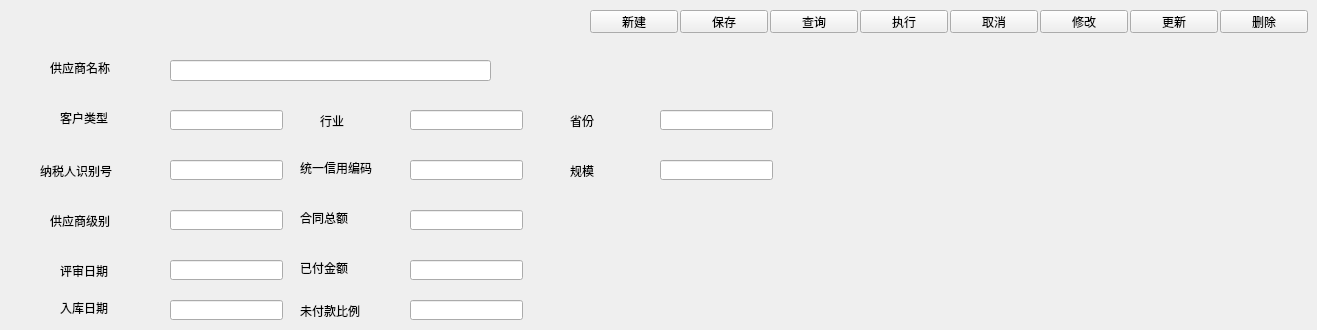
    <widget class="QWidget" name="Dtab_Supppiler">
     <attribute name="title">
      <string>供应商详情</string>
     </attribute>
     <widget class="QLabel" name="lb_Supppiler_OrgCode">
      <property name="geometry">
       <rect>
        <x>300</x>
        <y>160</y>
        <width>101</width>
        <height>16</height>
       </rect>
      </property>
      <property name="text">
       <string>统一信用编码</string>
      </property>
     </widget>
     <widget class="QLabel" name="lb_Supppiler_Level">
      <property name="geometry">
       <rect>
        <x>50</x>
        <y>210</y>
        <width>81</width>
        <height>21</height>
       </rect>
      </property>
      <property name="text">
       <string>供应商级别</string>
      </property>
     </widget>
     <widget class="QLabel" name="lb_Supppiler_CreateDT">
      <property name="geometry">
       <rect>
        <x>60</x>
        <y>300</y>
        <width>71</width>
        <height>16</height>
       </rect>
      </property>
      <property name="text">
       <string>入库日期</string>
      </property>
     </widget>
     <widget class="QLabel" name="lb_Supppiler_LevelDT">
      <property name="geometry">
       <rect>
        <x>60</x>
        <y>260</y>
        <width>81</width>
        <height>21</height>
       </rect>
      </property>
      <property name="text">
       <string>评审日期</string>
      </property>
     </widget>
     <widget class="QLabel" name="lb_Supppiler_Tax">
      <property name="geometry">
       <rect>
        <x>40</x>
        <y>160</y>
        <width>101</width>
        <height>21</height>
       </rect>
      </property>
      <property name="text">
       <string>纳税人识别号</string>
      </property>
     </widget>
     <widget class="QLabel" name="lb_Supppiler_Payed">
      <property name="geometry">
       <rect>
        <x>300</x>
        <y>260</y>
        <width>81</width>
        <height>16</height>
       </rect>
      </property>
      <property name="text">
       <string>已付金额</string>
      </property>
     </widget>
     <widget class="QLabel" name="lb_Supppiler_Amount">
      <property name="geometry">
       <rect>
        <x>300</x>
        <y>210</y>
        <width>81</width>
        <height>16</height>
       </rect>
      </property>
      <property name="text">
       <string>合同总额</string>
      </property>
     </widget>
     <widget class="QLabel" name="lb_Supppiler_UnPayPct">
      <property name="geometry">
       <rect>
        <x>300</x>
        <y>300</y>
        <width>91</width>
        <height>21</height>
       </rect>
      </property>
      <property name="text">
       <string>未付款比例</string>
      </property>
     </widget>
     <widget class="QLineEdit" name="lEdit_Supppiler_BusinessNo">
      <property name="geometry">
       <rect>
        <x>410</x>
        <y>160</y>
        <width>113</width>
        <height>20</height>
       </rect>
      </property>
     </widget>
     <widget class="QLineEdit" name="lEdit_Supppiler_Level">
      <property name="geometry">
       <rect>
        <x>170</x>
        <y>210</y>
        <width>113</width>
        <height>20</height>
       </rect>
      </property>
     </widget>
     <widget class="QLineEdit" name="lEdit_Supppiler_FstDT">
      <property name="geometry">
       <rect>
        <x>170</x>
        <y>300</y>
        <width>113</width>
        <height>20</height>
       </rect>
      </property>
     </widget>
     <widget class="QLineEdit" name="lEdit_Supppiler_CheckDT">
      <property name="geometry">
       <rect>
        <x>170</x>
        <y>260</y>
        <width>113</width>
        <height>20</height>
       </rect>
      </property>
     </widget>
     <widget class="QLineEdit" name="lEdit_Supppiler_TaxNo">
      <property name="geometry">
       <rect>
        <x>170</x>
        <y>160</y>
        <width>113</width>
        <height>20</height>
       </rect>
      </property>
     </widget>
     <widget class="QLineEdit" name="lEdit_Supppiler_Amount">
      <property name="geometry">
       <rect>
        <x>410</x>
        <y>210</y>
        <width>113</width>
        <height>20</height>
       </rect>
      </property>
     </widget>
     <widget class="QLineEdit" name="lEdit_Supppiler_Pay">
      <property name="geometry">
       <rect>
        <x>410</x>
        <y>260</y>
        <width>113</width>
        <height>20</height>
       </rect>
      </property>
     </widget>
     <widget class="QLineEdit" name="lEdit_Supppiler_unPayPct">
      <property name="geometry">
       <rect>
        <x>410</x>
        <y>300</y>
        <width>113</width>
        <height>20</height>
       </rect>
      </property>
     </widget>
     <widget class="QPushButton" name="pbtn_Supppiler_Query">
      <property name="geometry">
       <rect>
        <x>770</x>
        <y>10</y>
        <width>88</width>
        <height>23</height>
       </rect>
      </property>
      <property name="text">
       <string>查询</string>
      </property>
     </widget>
     <widget class="QPushButton" name="pbtn_Supppiler_Cancel">
      <property name="geometry">
       <rect>
        <x>950</x>
        <y>10</y>
        <width>88</width>
        <height>23</height>
       </rect>
      </property>
      <property name="text">
       <string>取消</string>
      </property>
     </widget>
     <widget class="QPushButton" name="pbtn_Supppiler_Save">
      <property name="geometry">
       <rect>
        <x>680</x>
        <y>10</y>
        <width>88</width>
        <height>23</height>
       </rect>
      </property>
      <property name="text">
       <string>保存</string>
      </property>
     </widget>
     <widget class="QPushButton" name="pbtn_Supppiler_Update">
      <property name="geometry">
       <rect>
        <x>1130</x>
        <y>10</y>
        <width>88</width>
        <height>23</height>
       </rect>
      </property>
      <property name="text">
       <string>更新</string>
      </property>
     </widget>
     <widget class="QPushButton" name="pbtn_Supppiler_Delete">
      <property name="geometry">
       <rect>
        <x>1220</x>
        <y>10</y>
        <width>88</width>
        <height>23</height>
       </rect>
      </property>
      <property name="text">
       <string>删除</string>
      </property>
     </widget>
     <widget class="QPushButton" name="pbtn_Supppiler_Modify">
      <property name="geometry">
       <rect>
        <x>1040</x>
        <y>10</y>
        <width>88</width>
        <height>23</height>
       </rect>
      </property>
      <property name="text">
       <string>修改</string>
      </property>
     </widget>
     <widget class="QPushButton" name="pbtn_Supppiler_Run">
      <property name="geometry">
       <rect>
        <x>860</x>
        <y>10</y>
        <width>88</width>
        <height>23</height>
       </rect>
      </property>
      <property name="text">
       <string>执行</string>
      </property>
     </widget>
     <widget class="QPushButton" name="pbtn_Supppiler_New">
      <property name="geometry">
       <rect>
        <x>590</x>
        <y>10</y>
        <width>88</width>
        <height>23</height>
       </rect>
      </property>
      <property name="text">
       <string>新建</string>
      </property>
     </widget>
     <widget class="QLineEdit" name="lEdit_Supppiler_Name">
      <property name="geometry">
       <rect>
        <x>170</x>
        <y>60</y>
        <width>321</width>
        <height>21</height>
       </rect>
      </property>
     </widget>
     <widget class="QLabel" name="lb_Supppiler_Name">
      <property name="geometry">
       <rect>
        <x>50</x>
        <y>60</y>
        <width>91</width>
        <height>16</height>
       </rect>
      </property>
      <property name="text">
       <string>供应商名称</string>
      </property>
     </widget>
     <widget class="QLabel" name="lb_Supppiler_Scale">
      <property name="geometry">
       <rect>
        <x>570</x>
        <y>160</y>
        <width>61</width>
        <height>21</height>
       </rect>
      </property>
      <property name="text">
       <string>规模</string>
      </property>
     </widget>
     <widget class="QLineEdit" name="lEdit_Supppiler_Scale">
      <property name="geometry">
       <rect>
        <x>660</x>
        <y>160</y>
        <width>113</width>
        <height>20</height>
       </rect>
      </property>
     </widget>
     <widget class="QLabel" name="lb_Supppiler_Place">
      <property name="geometry">
       <rect>
        <x>570</x>
        <y>110</y>
        <width>61</width>
        <height>21</height>
       </rect>
      </property>
      <property name="text">
       <string>省份</string>
      </property>
     </widget>
     <widget class="QLabel" name="lb_Supppiler_Type">
      <property name="geometry">
       <rect>
        <x>60</x>
        <y>110</y>
        <width>71</width>
        <height>16</height>
       </rect>
      </property>
      <property name="text">
       <string>客户类型</string>
      </property>
     </widget>
     <widget class="QLineEdit" name="lEdit_Supppiler_Industry">
      <property name="geometry">
       <rect>
        <x>410</x>
        <y>110</y>
        <width>113</width>
        <height>20</height>
       </rect>
      </property>
     </widget>
     <widget class="QLabel" name="lb_Supppiler_Industry">
      <property name="geometry">
       <rect>
        <x>320</x>
        <y>110</y>
        <width>61</width>
        <height>21</height>
       </rect>
      </property>
      <property name="text">
       <string>行业</string>
      </property>
     </widget>
     <widget class="QLineEdit" name="lEdit_Supppiler_Place">
      <property name="geometry">
       <rect>
        <x>660</x>
        <y>110</y>
        <width>113</width>
        <height>20</height>
       </rect>
      </property>
     </widget>
     <widget class="QLineEdit" name="lEdit_Supppiler_Type">
      <property name="geometry">
       <rect>
        <x>170</x>
        <y>110</y>
        <width>113</width>
        <height>20</height>
       </rect>
      </property>
     </widget>
    </widget>
